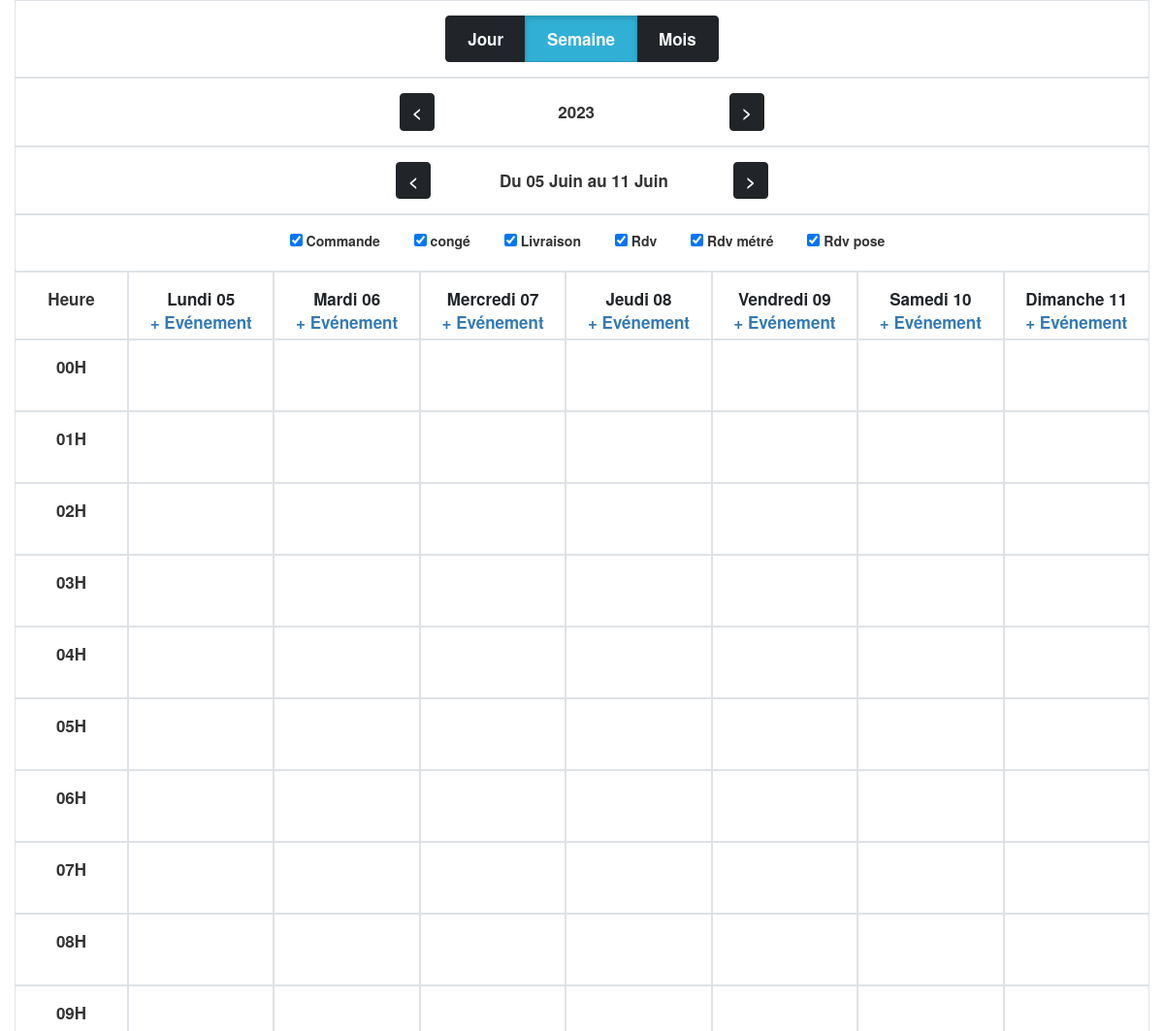
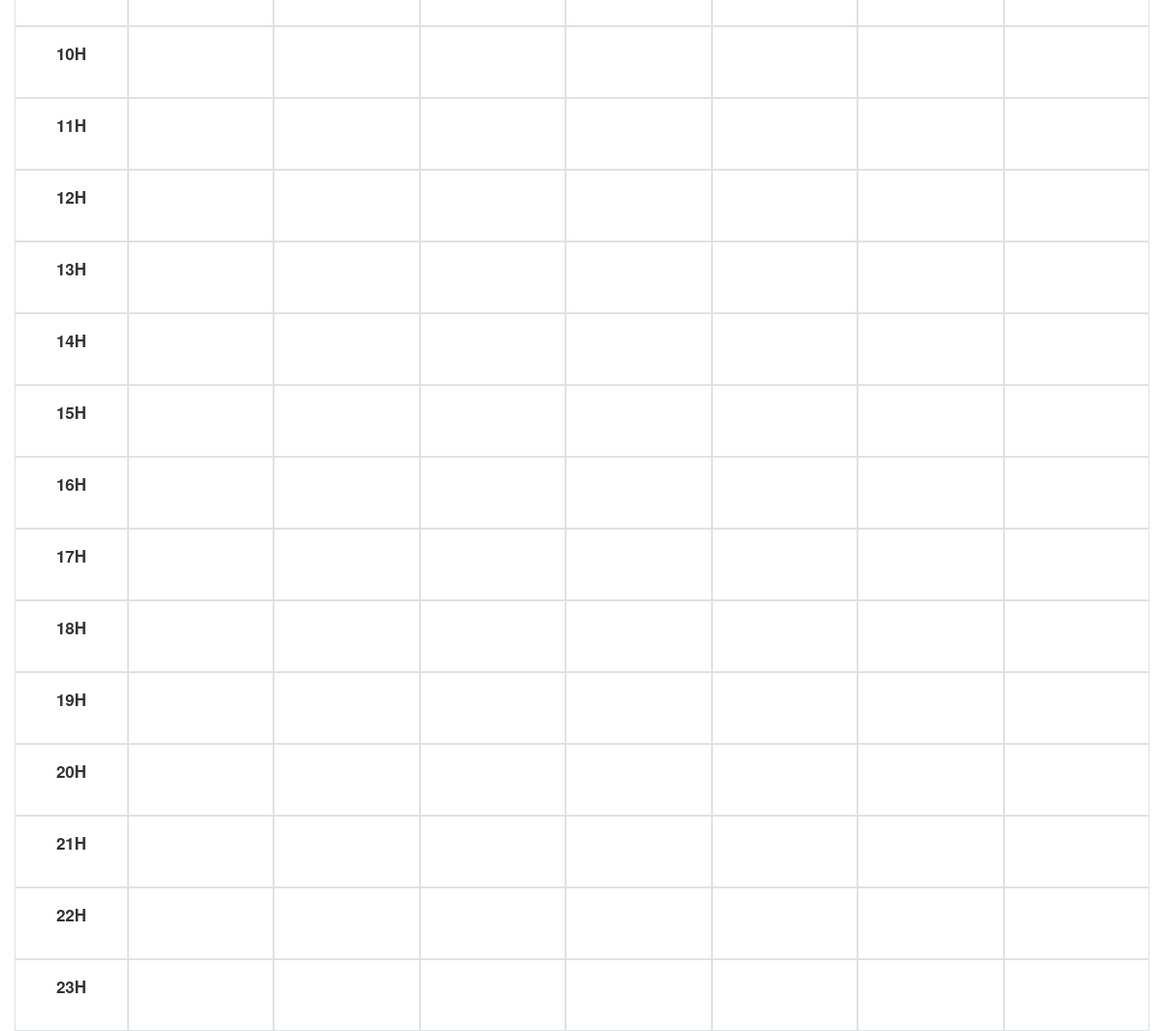
Screenshot of /semaine/23/2023 with the database file from the repository (2 pictures, top to bottom).
### tables this page shows
CREATE TABLE IF NOT EXISTS `typeevenement`
(
    `Id_TypeEvenement`      int(11) NOT NULL AUTO_INCREMENT,
    `Nom_TypeEvenement`     varchar(50) DEFAULT NULL,
    `Couleur_TypeEvenement` varchar(50) DEFAULT NULL,
    `Id_Client`             int(11)     DEFAULT NULL,
    PRIMARY KEY (`Id_TypeEvenement`),
    KEY `Id_Client` (`Id_Client`)
);

### app/Model/chargerView.php (called while the page is built, shortened)
<?php
class chargerView
{
    public function view(string $vu='index', array $data=array()){
        $baseDir =  dirname(__DIR__);
        include($baseDir.'/view/'.$vu.'.php');
  }
}

### index.php (called while the page is built, shortened)
<?php
$route = new Route();
$route->index();

### app/Model/getRdv.php (called while the page is built, shortened)
<?php
class getRdv extends personnaliser
{
    public int $year;
    public $week;
    public function setYear($year)
    {
        $this->year = $year;
    }
    public function setWeek($week)
    {
        $this->week = $week;
    }
    public function getYear():int
    {
        return $this->year;
    }
    public function getWeek():int
    {
        return $this->week;
    }
    public function getSemaine(): array
    {
        $dateLundi = (new ConvertDate())->getLundi($this->getWeek(), $this->getYear());
        $dateRdv = array();
        return $dateRdv;
    }
}

### app/Librairy/ConvertDate.php (called while the page is built, shortened)
<?php
class ConvertDate
{
    public function getLundi($week, $year): string
    {
        $timestamp = $this->getTimetamp($year, $week);
        $jour = date('Y-m-d', $timestamp);
        return date('Y-m-d', strtotime($jour));
    }
    public function getWeek($week, $year): array
    {
        $jour = date('Y-m-d', $this->getTimetamp($year, $week));
        $tabjour = array();
        for ($i = 0; $i < 7; $i++) {
            $tabjour[] = $jour;
            $jour = date('Y-m-d', strtotime("+1 day", strtotime($jour)));
        }
        return $tabjour;
    }
    public function getTimetamp($year, $week)
    {
        $firstDayInYear = date("N", mktime(0, 0, 0, 1, 1, $year));
        if ($firstDayInYear < 5)
            $shift = -($firstDayInYear - 1) * 86400;
        else
            $shift = (8 - $firstDayInYear) * 86400;
        if ($week > 1) $weekInSeconds = ($week - 1) * 604800; else $weekInSeconds = 0;
        return mktime(0, 0, 0, 1, 1, $year) + $weekInSeconds + $shift;
    }
}

### app/Model/typeEvenement.php (called while the page is built, shortened)
<?php
class typeEvenement
{
    public $idclient;
    public function setIdclient($idclient)
    {
        $this->idclient = $idclient;
    }
    public function getIdclient()
    {
        return $this->idclient;
    }
    public function getEvenement()
    {
        $db = Database::connect();
        $reqeve = $db->prepare('select * from typeevenement where Id_Client=? order by Nom_TypeEvenement ');
        $reqeve->execute(array($this->getIdclient()));
       return $reqeve->fetchAll();
    }
}

### app/View/semaine.php (the view, shortened to what this page needs)
<div class="container">
    <div class="row">
        <div class="col-md-12 border text-center p-4">
            <div class="btn-group btn-group-toggle">
                <label class="btn btn-dark ">
                    <a class="nav-link text-light fw-bold"
                       href="/jour/<?= (int)date('d', strtotime(date($dateLundi))); ?>/<?= (int)date('m', strtotime($dateLundi)); ?>/<?= $year; ?>">Jour</a>
                </label>
                <label class="btn btn-info active">
                    <a class="nav-link text-light fw-bold"
                       href="#">Semaine</a>
                </label>
                <label class="btn btn-dark">
                    <a class="nav-link text-light fw-bold"
                       href="/mois/<?= (int)date('m', strtotime($dateLundi)); ?>/<?= $year; ?>">Mois</a>
                </label>
            </div>
        </div>
        <div class="col-md-12 border text-center  p-4"><a class="btn btn-dark fw-bold"
                                                          href="/semaine/<?= (int)date('W', strtotime("-1 year", strtotime($dateLundi))); ?>/<?= $year - 1; ?>"><</a>&nbsp;<div
                    class="btn btn-light w-25 fw-bold"><?php echo $year; ?></div>
            <a class="btn btn-dark fw-bold"
               href="/semaine/<?= (int)date('W', strtotime("+1 year", strtotime($dateLundi))); ?>/<?php echo $year + 1; ?>">></a>
        </div>
        <div class="col-md-12 border  p-4">
            <div class="text-center p-10">
                <a class="btn btn-dark fw-bold"
                   href="/semaine/<?= (int)date('W', strtotime("-7 day", strtotime($dateLundi))); ?>/<?= (int)date('Y', strtotime("-7 day", strtotime($dateLundi))); ?>"><</a>
                <div class="btn btn-light w-25 fw-bold"> Du <?= $dateLundiLettre; ?>
                    au <?= $dateVendrediLettre; ?></div>
                &nbsp;&nbsp;<a class="btn btn-dark fw-bold"
                               href="/semaine/<?= (int)date('W', strtotime("+7 day", strtotime($dateLundi))); ?>/<?= date('Y', strtotime("+7 day", strtotime($dateLundi))); ?>">></a>
            </div>
        </div>
        <div class="col-md-12 border text-center  p-4">
            <?php foreach ($TypeEve as $key => $rowcheck) { ?>
                <div class="form-check form-check-inline">
                    <input class="form-check-input" type="checkbox" id="check<?= $rowcheck['Id_TypeEvenement']; ?>"
                           checked value="yes">
                    <label class="form-check-label"
                           for="check<?= $rowcheck['Id_TypeEvenement']; ?>"><?= $rowcheck['Nom_TypeEvenement']; ?></label>
                </div>
                <?php
            }
            ?>
        </div>
        <div class="col-md-1 fw-bold border p-4 text-center" style="width: 10%;height: 70px;">
            Heure
        </div>
        <?php
        foreach ($tabjour as $key => $row) {
            ?>
            <div class="col-md-1 fw-bold border p-4 text-center"
                 style="width: 12.8571%;height: 70px;"><a
                        href="/jour/<?= (int)date('d', strtotime($row)); ?>/<?= (int)date('m', strtotime($row)); ?>/<?= (int)date('Y', strtotime($row)); ?>"
                        class="text-dark"><?= $tabjourLettre[$key]; ?> <?= date('d', strtotime($row)); ?></a>
                <br>
                <a href="/nouveaurdv/<?= (int)date('m', strtotime($row)); ?>/<?= (int)date('Y', strtotime($row)); ?>/<?= (int)date('d', strtotime($row)); ?>">+
                    Evénement</a>
            </div>
            <?php
        }
        ?>
        <?php
        for ($heure = 0; $heure < 24; $heure++) {
            ?>
            <div class="col-md-1 fw-bold border p-4 text-center" style="width: 10%;height: 74px;">
                <?= ($heure < 10) ? '0' . $heure : $heure; ?>H
            </div>
            <?php foreach ($tabjour as $key => $row) {
                ?>
                <div class="col-md-1 fw-bold border p-0"
                     style="width: 12.8571%;height: 74px;">
                </div>
            <?php } ?>
            <?php
        }
        ?>
    </div>
</div>

### assets/css/planning.css (style rules this page uses)
.form-check { display: block; min-height: 1.5rem; padding-left: 1.5em; margin-bottom: 0.125rem; }
.form-check-inline { display: inline-block; margin-right: 1rem; }
.p-4 { padding: 1.5rem !important; }
.p-0 { padding: 0 !important; }
.col-md-1 { flex: 0 0 auto; width: 8.33333333%; }
.text-light { color: #f8f9fa !important; }
.text-dark { color: #212529; }
.fw-bold { font-weight: 700 !important; font-size: 1.7rem; }
.nav-link { display: block; padding: 0.5rem 1rem; color: #0d6efd; text-decoration: none; transition: color .15s ease-in-out, background-color .15s ease-in-out, border-color .15s ease-in-out; }
.btn-dark { color: #fff; background-color: #212529; border-color: #212529; }
.border { border: 1px solid #dee2e6 !important; }
.w-25 { width: 25% !important; }

### rows the page displays
typeevenement: Nom_TypeEvenement "Commande"
typeevenement: Nom_TypeEvenement "congé"
typeevenement: Nom_TypeEvenement "Livraison"
typeevenement: Nom_TypeEvenement "Rdv"
typeevenement: Nom_TypeEvenement "Rdv métré"
typeevenement: Nom_TypeEvenement "Rdv pose"

### other values shown
$year "2023"
$dateLundiLettre "05 Juin"
$dateVendrediLettre "11 Juin"
$tabjourLettre[$key] "Lundi"
date('d', strtotime($row)) "05"
$tabjourLettre[$key] "Mardi"
date('d', strtotime($row)) "06"
$tabjourLettre[$key] "Mercredi"
date('d', strtotime($row)) "07"
$tabjourLettre[$key] "Jeudi"
date('d', strtotime($row)) "08"
$tabjourLettre[$key] "Vendredi"
date('d', strtotime($row)) "09"
$tabjourLettre[$key] "Samedi"
date('d', strtotime($row)) "10"
